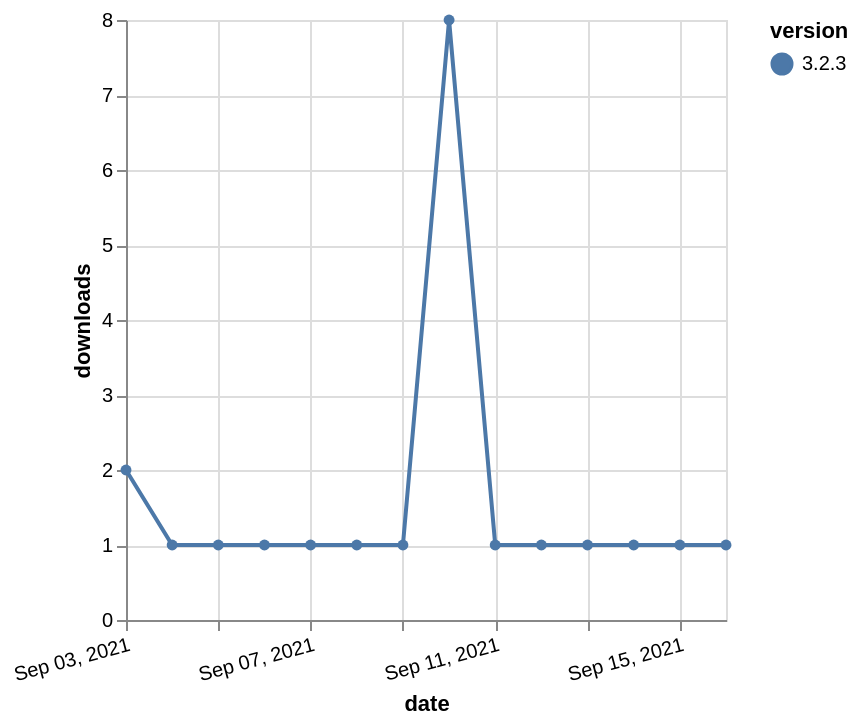

Here is the Vega-Lite specification saved for this chart:
### Vega-Lite specification from a JSON file in a GitHub repository (floating-point values rounded to 4 significant figures)
{"$schema": "https://vega.github.io/schema/vega-lite/v5.json", "description": "A simple bar chart with embedded data.", "data": {"values": [{"date": "2021-09-03", "total": 484, "delta": 2, "version": "3.2.3"}, {"date": "2021-09-04", "total": 485, "delta": 1, "version": "3.2.3"}, {"date": "2021-09-05", "total": 486, "delta": 1, "version": "3.2.3"}, {"date": "2021-09-06", "total": 487, "delta": 1, "version": "3.2.3"}, {"date": "2021-09-07", "total": 488, "delta": 1, "version": "3.2.3"}, {"date": "2021-09-08", "total": 489, "delta": 1, "version": "3.2.3"}, {"date": "2021-09-09", "total": 490, "delta": 1, "version": "3.2.3"}, {"date": "2021-09-10", "total": 498, "delta": 8, "version": "3.2.3"}, {"date": "2021-09-11", "total": 499, "delta": 1, "version": "3.2.3"}, {"date": "2021-09-12", "total": 500, "delta": 1, "version": "3.2.3"}, {"date": "2021-09-13", "total": 501, "delta": 1, "version": "3.2.3"}, {"date": "2021-09-14", "total": 502, "delta": 1, "version": "3.2.3"}, {"date": "2021-09-15", "total": 503, "delta": 1, "version": "3.2.3"}, {"date": "2021-09-16", "total": 504, "delta": 1, "version": "3.2.3"}]}, "width": "container", "mark": {"type": "line", "point": {"filled": true}}, "encoding": {"x": {"field": "date", "type": "temporal", "timeUnit": "yearmonthdate", "title": "date", "axis": {"labelAngle": -15}}, "y": {"field": "delta", "type": "quantitative", "title": "downloads"}, "color": {"field": "version", "type": "nominal"}, "tooltip": {"field": "delta"}}}
